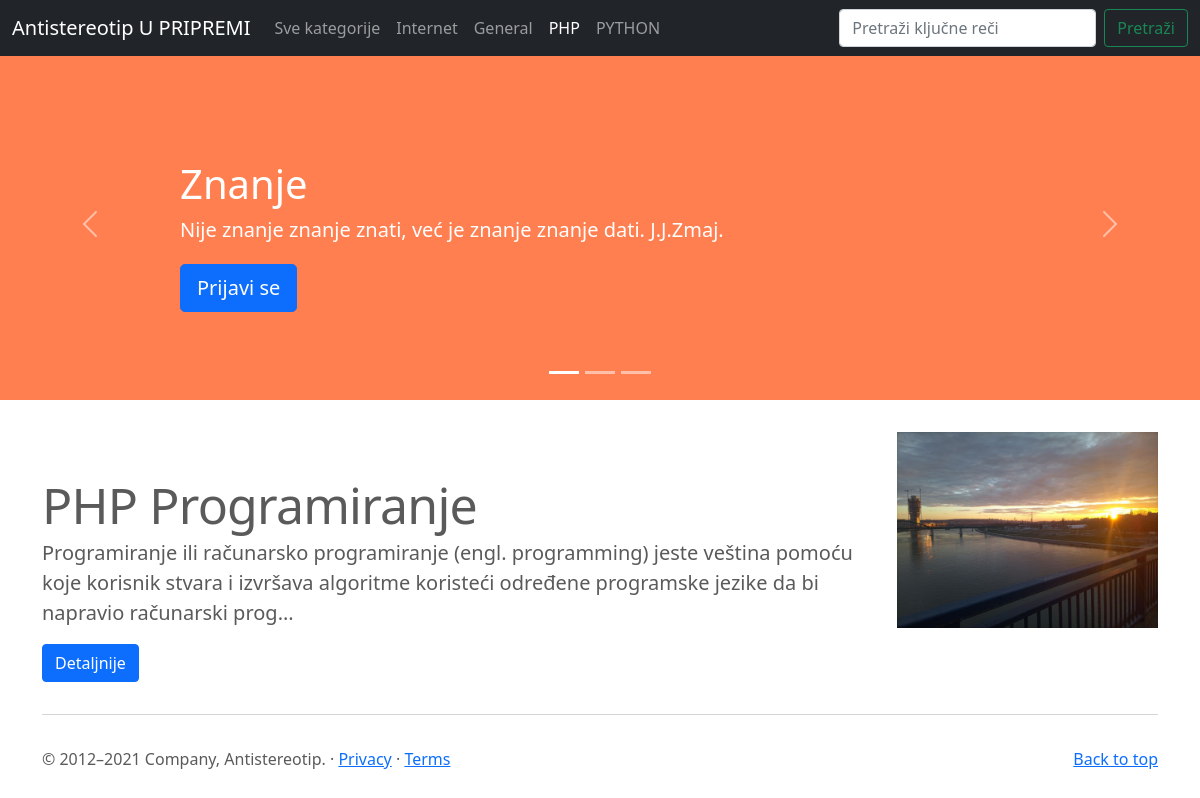
/blogCMS/index.php?category=3, run on the app's committed database.
### tables this page shows
CREATE TABLE `categories` (
  `id` int(11) NOT NULL,
  `text` varchar(100) NOT NULL
);

CREATE TABLE `posts` (
  `id` int(11) NOT NULL,
  `title` varchar(200) NOT NULL,
  `category` int(11) NOT NULL,
  `date` varchar(100) NOT NULL,
  `body` longtext NOT NULL,
  `img` varchar(100) NOT NULL,
  `author` varchar(100) NOT NULL,
  `keywords` varchar(200) NOT NULL
);

### blogCMS/index.php (the view, shortened to what this page needs)
<?php
include 'header.php';
if(isset($_GET['category'])) {
	$category = mysqli_real_escape_string($db, $_GET['category']);
	$query = "SELECT * FROM posts WHERE category='$category'";
} else {
	$query = "SELECT * FROM posts";
}
$posts = $db->query($query);
;?>
<main>
  <div id="myCarousel" class="carousel slide" data-bs-ride="carousel">
    <div class="carousel-indicators">
      <button type="button" data-bs-target="#myCarousel" data-bs-slide-to="0" class="active" aria-current="true" aria-label="Slide 1"></button>
      <button type="button" data-bs-target="#myCarousel" data-bs-slide-to="1" aria-label="Slide 2"></button>
      <button type="button" data-bs-target="#myCarousel" data-bs-slide-to="2" aria-label="Slide 3"></button>
    </div>
    <div class="carousel-inner">
      <div class="carousel-item active">
        <svg class="bd-placeholder-img" width="100%" height="100%" xmlns="http://www.w3.org/2000/svg" aria-hidden="true" preserveAspectRatio="xMidYMid slice" focusable="false"><rect width="100%" height="100%" fill="#FF7F50"/></svg>
        <div class="container">
          <div class="carousel-caption text-start">
            <h1>Znanje</h1>
            <p>Nije znanje znanje znati, već je znanje znanje dati. J.J.Zmaj.</p>
            <p><a class="btn btn-lg btn-primary" href="#">Prijavi se</a></p>
          </div>
        </div>
      </div>
    </div>
    <button class="carousel-control-prev" type="button" data-bs-target="#myCarousel" data-bs-slide="prev">
      <span class="carousel-control-prev-icon" aria-hidden="true"></span>
    </button>
    <button class="carousel-control-next" type="button" data-bs-target="#myCarousel" data-bs-slide="next">
      <span class="carousel-control-next-icon" aria-hidden="true"></span>
    </button>
  </div>
  <div class="container marketing">
		<?php if ($posts->num_rows > 0) {
		while ($row = $posts->fetch_assoc()) {
		?>
    <div class="row featurette">
      <div class="col-md-9">
        <h2 class="featurette-heading"><?php echo $row['title']; ?></h2>
        <p class="lead"><?php $body = $row['body']; echo substr($body, 0, 200).'...'; ?></p>
		<a href="single.php?post=<?php echo $row['id']; ?>" class="btn btn-primary">Detaljnije</a>
      </div>
      <div class="col-md-3">
		<img  class="bd-placeholder-img bd-placeholder-img-lg featurette-image img-fluid mx-auto" width="300" height="300" src="<?php echo $row['img']; ?>"/>
      </div>
    </div>
    <hr class="featurette-divider">
	<?php }} ?>
  </div>
<?php
include 'footer.php';
?>

### blogCMS/header.php (shortened to what this page needs)
<?php
include 'includes/db.php';
$query = "SELECT * FROM categories";
$categories = $db->query($query);
?>
<!doctype html>
<html lang="en">
  <head>
<link href="bootstrap-5/assets/dist/css/bootstrap.min.css" rel="stylesheet">
    <link href="bootstrap-5/carousel/carousel.css" rel="stylesheet">
  </head>
  <body>
<header>
  <nav class="navbar navbar-expand-md navbar-dark fixed-top bg-dark">
    <div class="container-fluid">
      <a class="navbar-brand" href="#">Antistereotip U PRIPREMI</a>
      <div class="collapse navbar-collapse" id="navbarCollapse">
        <ul class="navbar-nav me-auto mb-2 mb-md-0">
          <li class="nav-item">
		  <?php if(isset($_GET['category'])) { ?>
            <a class="nav-link" aria-current="page" href="index.php">Sve kategorije</a>
		  <?php } else { ?>
		  <a class="nav-link active" aria-current="page" href="index.php">Sve kategorije</a>
		  </li>
		  <?php } ?>
			<?php if($categories->num_rows > 0) {
				while ($row = $categories->fetch_assoc()){
					if (isset($_GET['category']) && $row['id'] == $_GET['category']) { ?>
          <li class="nav-item">
            <a class="nav-link active" href="index.php?category=<?php echo $row['id']; ?>"><?php echo $row['text']; ?></a>
          </li>
					<?php } else
						echo "<li class='nav-item active'><a class='nav-link' href='index.php?category=$row[id]'>$row[text]</a></li>"; ?>
			<?php }}  ?>
        </ul>
        <form class="d-flex" action="search.php" method="GET">
          <input class="form-control me-2" type="search" aria-label="Search" placeholder="Pretraži ključne reči" name="keys" value="<?php echo isset($_GET['keys']) ? $_GET['keys'] : ''; ?>">
          <button class="btn btn-outline-success" type="submit">Pretraži</button>
        </form>
      </div>
    </div>
  </nav>
</header>

### blogCMS/header.php (style rules this page uses)
.bd-placeholder-img { font-size: 1.125rem; text-anchor: middle; -webkit-user-select: none; -moz-user-select: none; user-select: none; }
@media (min-width: 768px) { .bd-placeholder-img-lg { font-size: 3.5rem; } }

### data on the page
categories: text "Internet"
categories: text "General"
categories: text "PHP"
categories: text "PYTHON"
posts: title "PHP Programiranje", body "Programiranje ili računarsko programiranje (engl. programming) jeste veština pomoću koje korisnik stvara i izvršava algoritme koristeći određene programske jezike da bi napravio računarski prog", img (picture)
